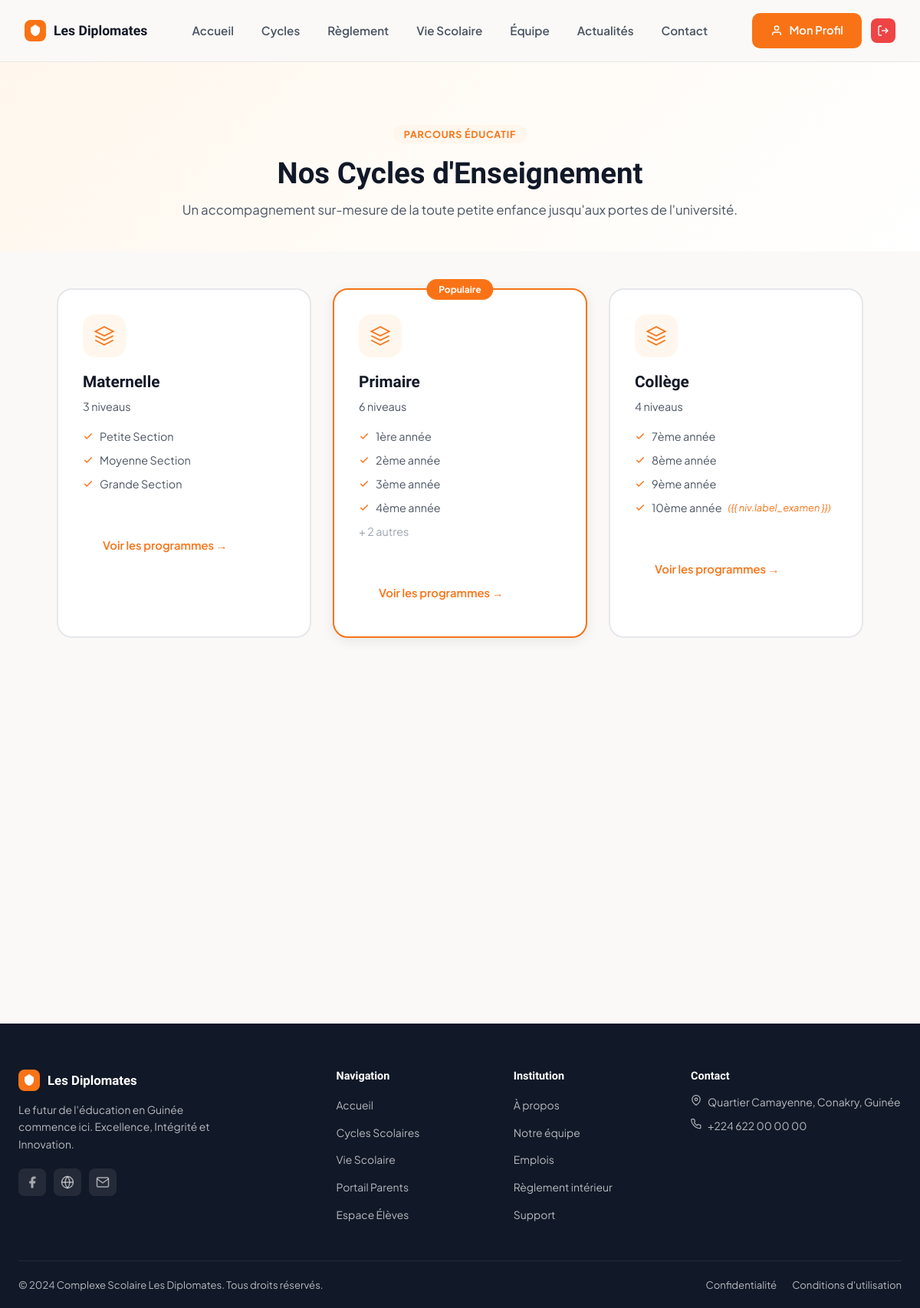
The page /cycles/ (signed in) on the database its author committed.
### apps/eleves/models.py (models this page shows, shortened)
class Cycle(models.Model):
    nom = models.CharField(max_length=50, unique=True, verbose_name=_("Nom du cycle"))
    ordre = models.PositiveSmallIntegerField(default=1)
    class Meta:
        ordering = ['ordre']

class NiveauScolaire(models.Model):
    cycle = models.ForeignKey(Cycle, on_delete=models.CASCADE, related_name='niveaux')
    nom = models.CharField(max_length=50, verbose_name=_("Nom du niveau"))
    ordre = models.PositiveSmallIntegerField(default=1)
    est_annee_examen = models.BooleanField(default=False, help_text="CEE, BEPC, BAC")
    label_examen = models.CharField(max_length=50, blank=True, null=True)
    class Meta:
        ordering = ['cycle__ordre', 'ordre']
        unique_together = ('cycle', 'nom')

### apps/actualites/views.py (the view)
# urls.py: path('cycles/', views.cycles, name='cycles'),
def cycles(request):
    from apps.eleves.models import Cycle
    cycles = Cycle.objects.all().prefetch_related('niveaux')
    return render(request, 'pages/cycles.html', {'cycles': cycles})

### templates/pages/cycles.html (shortened to what this page needs)
{% extends 'base.html' %}
{% load static %}
{% block content %}
<section style="background: linear-gradient(135deg, #FFF7ED, #fff); padding: 80px 24px 40px; text-align: center;">
    <div style="max-width: 800px; margin: 0 auto;">
        <span
            style="background: var(--orange-light); color: var(--orange); border-radius: 99px; padding: 4px 14px; font-size: 0.78rem; font-weight: 700; letter-spacing: 0.06em;">PARCOURS
            ÉDUCATIF</span>
        <h1 style="font-size: 2.4rem; margin: 16px 0 12px; color: var(--dark);">Nos Cycles d'Enseignement</h1>
        <p style="color: var(--gray-600); font-size: 1.05rem;">Un accompagnement sur-mesure de la toute petite enfance
            jusqu'aux portes de l'université.</p>
    </div>
</section>
<section style="max-width: 1100px; margin: 0 auto; padding: 48px 24px 80px;">
    {% if cycles %}
    <div class="cycles-grid">
        {% for cycle in cycles %}
        <div class="cycle-card {% if forloop.counter == 2 %}featured{% endif %}" style="position:relative;">
            {% if forloop.counter == 2 %}<div class="cycle-badge">Populaire</div>{% endif %}
            <div class="cycle-icon"
                style="background: var(--orange-light); width:56px; height:56px; border-radius:16px; display:flex; align-items:center; justify-content:center; margin-bottom:20px;">
                <svg width="28" height="28" viewBox="0 0 24 24" fill="none" stroke="var(--orange)" stroke-width="1.5">
                    <path d="M12 2L2 7l10 5 10-5-10-5zM2 17l10 5 10-5M2 12l10 5 10-5" />
                </svg>
            </div>
            <h3 style="font-size: 1.3rem; margin-bottom: 8px;">{{ cycle.nom }}</h3>
            <p style="color: var(--gray-600); font-size: 0.9rem; margin-bottom: 16px;">{{ cycle.niveaux.count }}
                niveau{{ cycle.niveaux.count|pluralize }}</p>
            <ul class="cycle-features">
                {% for niv in cycle.niveaux.all|slice:":4" %}
                <li>
                    <svg width="14" height="14" viewBox="0 0 24 24" fill="none" stroke="#F97316" stroke-width="2.5">
                        <polyline points="20 6 9 17 4 12" />
                    </svg>
                    {{ niv.nom }} {% if niv.est_annee_examen %}<em style="color:var(--orange);font-size:0.8rem;">({{
                        niv.label_examen }})</em>{% endif %}
                </li>
                {% endfor %}
                {% if cycle.niveaux.count > 4 %}
                <li style="color:var(--gray-400);">+ {{ cycle.niveaux.count|add:"-4" }} autres</li>
                {% endif %}
            </ul>
            <a href="{% url 'actualites:programmes' %}" class="btn btn-ghost" style="margin-top:20px;">Voir les
                programmes →</a>
        </div>
        {% endfor %}
    </div>
    {% else %}
    <div style="text-align:center; padding:80px; color:var(--gray-400);">
        <p style="font-size:1.1rem;">Aucun cycle scolaire configuré. Veuillez contacter l'administration.</p>
        <a href="{% url 'actualites:contact' %}" class="btn btn-primary" style="margin-top:20px;">Nous contacter</a>
    </div>
    {% endif %}
</section>
{% endblock %}

### static/css/style.css (style rules this page uses)
:root { --orange: #F97316; --orange-dark: #ea6c0a; --orange-light: #FFF7ED; --orange-pale: #FEF3C7; --dark: #111827; --gray-800: #1f2937; --gray-600: #4b5563; --gray-400: #9ca3af; --gray-200: #e5e7eb; --gray-100: #f3f4f6; --bg: #FAF9F7; --white: #ffffff; --green: #22c55e; --red: #ef4444; --radius: 12px; --radius-lg: 20px; --shadow-sm: 0 1px 3px rgba(0, 0, 0, .06), 0 1px 2px rgba(0, 0, 0, .04); --shadow: 0 4px 16px rgba(0, 0, 0, .08); --shadow-lg: 0 12px 40px rgba(0, 0, 0, .12); --font-display: 'Sora', sans-serif; --font-body: 'Plus Jakarta Sans', sans-serif; --transition: .3s cubic-bezier(0.4, 0, 0.2, 1); }
*, *::before, *::after { box-sizing: border-box; margin: 0; padding: 0; }
html { scroll-behavior: smooth; }
body { font-family: var(--font-body); background: var(--bg); color: var(--dark); line-height: 1.6; -webkit-font-smoothing: antialiased; }
a { text-decoration: none; color: inherit; }
ul { list-style: none; }
h1, h2, h3, h4 { font-family: var(--font-display); font-weight: 700; line-height: 1.2; }
.btn { display: inline-flex; align-items: center; gap: 8px; padding: 11px 24px; border-radius: 10px; font-weight: 600; font-size: .92rem; transition: all var(--transition); cursor: pointer; }
.btn-ghost { background: transparent; color: var(--orange); border: 2px solid transparent; }
.cycles-grid { display: grid; grid-template-columns: repeat(3, 1fr); gap: 28px; }
.cycle-card { background: white; border: 2px solid var(--gray-200); border-radius: var(--radius-lg); padding: 32px; transition: all var(--transition); position: relative; }
.cycle-card.featured { border-color: var(--orange); box-shadow: var(--shadow); }
.cycle-badge { position: absolute; top: -14px; left: 50%; transform: translateX(-50%); background: var(--orange); color: white; padding: 4px 16px; border-radius: 100px; font-size: .75rem; font-weight: 700; }
.cycle-icon { width: 56px; height: 56px; display: flex; align-items: center; justify-content: center; border-radius: 14px; margin-bottom: 20px; }
.cycle-card h3 { font-size: 1.2rem; margin-bottom: 10px; }
.cycle-card p { color: var(--gray-600); font-size: .92rem; margin-bottom: 20px; line-height: 1.6; }
.cycle-features { display: flex; flex-direction: column; gap: 8px; margin-bottom: 24px; }
.cycle-features li { display: flex; align-items: center; gap: 8px; font-size: .9rem; color: var(--gray-600); }

### rows shown on the page
NiveauScolaire: nom "Petite Section"
NiveauScolaire: nom "Moyenne Section"
NiveauScolaire: nom "Grande Section"
Cycle: shows "Populaire"
NiveauScolaire: nom "1ère année"
NiveauScolaire: nom "2ème année"
NiveauScolaire: nom "3ème année"
NiveauScolaire: nom "4ème année"
NiveauScolaire: nom "7ème année"
NiveauScolaire: nom "8ème année"
NiveauScolaire: nom "9ème année"
NiveauScolaire: nom "10ème année", est_annee_examen "({{ niv.label_examen }})"
